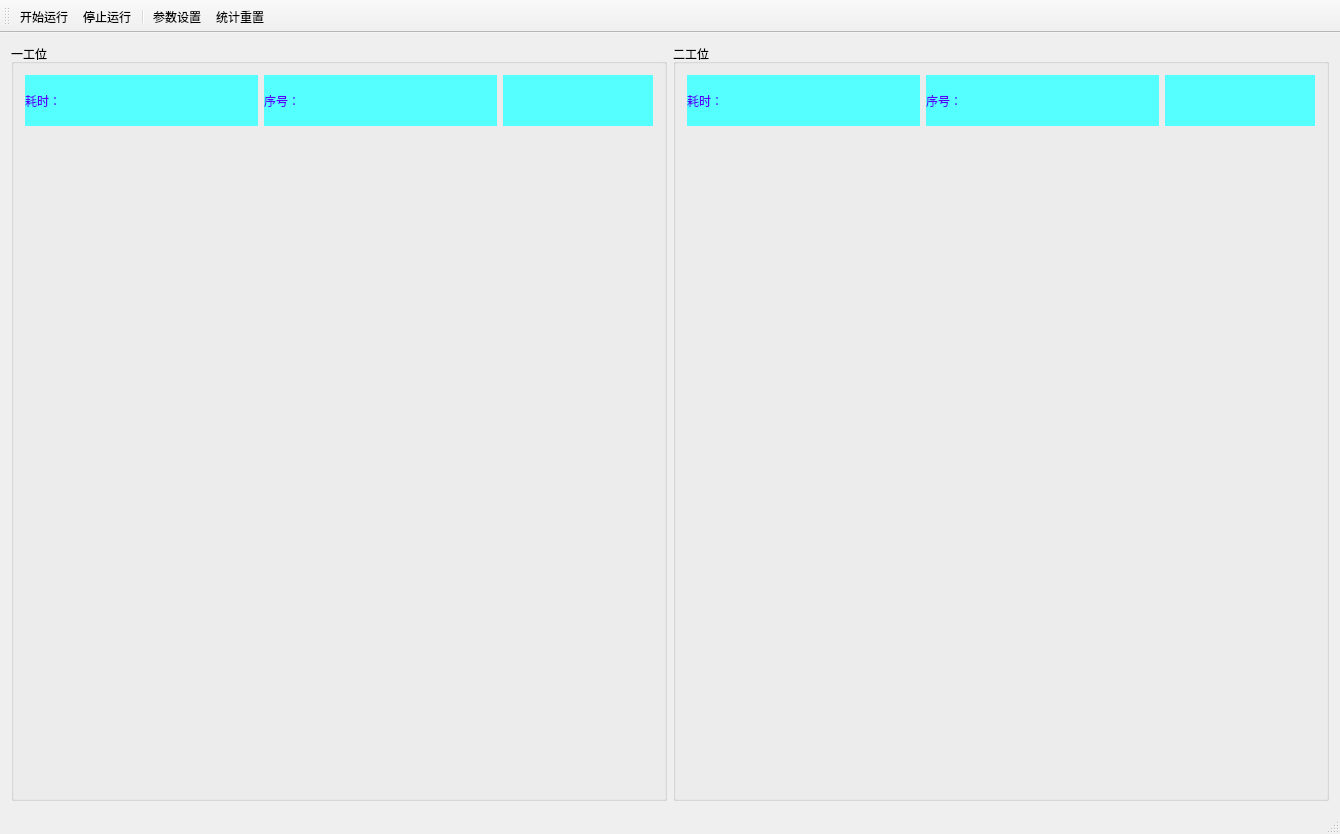
<?xml version="1.0" encoding="UTF-8"?>
<ui version="4.0">
 <class>CMainWindowClass</class>
 <widget class="QMainWindow" name="CMainWindowClass">
  <property name="geometry">
   <rect>
    <x>0</x>
    <y>0</y>
    <width>1340</width>
    <height>834</height>
   </rect>
  </property>
  <property name="windowTitle">
   <string>介子缺陷检测软件_V1.0.0</string>
  </property>
  <property name="windowIcon">
   <iconset resource="CMainWindow.qrc">
    <normaloff>:/CMainWindow/Resources/app.ico</normaloff>:/CMainWindow/Resources/app.ico</iconset>
  </property>
  <property name="styleSheet">
   <string notr="true"/>
  </property>
  <widget class="QWidget" name="centralWidget">
   <layout class="QGridLayout" name="gridLayout_3">
    <item row="0" column="0">
     <widget class="QGroupBox" name="groupBox_First">
      <property name="styleSheet">
       <string notr="true">font: 18pt &quot;微软雅黑&quot;;</string>
      </property>
      <property name="title">
       <string>一工位</string>
      </property>
      <layout class="QGridLayout" name="gridLayout">
       <item row="0" column="0">
        <widget class="QLabel" name="label_FirstTime">
         <property name="maximumSize">
          <size>
           <width>16777215</width>
           <height>51</height>
          </size>
         </property>
         <property name="styleSheet">
          <string notr="true">background-color: rgb(85, 255, 255);
color: rgb(85, 0, 255);</string>
         </property>
         <property name="text">
          <string>耗时：</string>
         </property>
        </widget>
       </item>
       <item row="0" column="1">
        <widget class="QLabel" name="label_FirstIndex">
         <property name="maximumSize">
          <size>
           <width>16777215</width>
           <height>51</height>
          </size>
         </property>
         <property name="styleSheet">
          <string notr="true">background-color: rgb(85, 255, 255);
color: rgb(85, 0, 255);</string>
         </property>
         <property name="text">
          <string>序号：</string>
         </property>
        </widget>
       </item>
       <item row="0" column="2">
        <widget class="QLabel" name="label_FirstResult">
         <property name="maximumSize">
          <size>
           <width>150</width>
           <height>51</height>
          </size>
         </property>
         <property name="styleSheet">
          <string notr="true">background-color: rgb(85, 255, 255);
color: rgb(85, 0, 255);
image: url(:/CMainWindow/Resources/OK.svg);</string>
         </property>
         <property name="text">
          <string/>
         </property>
        </widget>
       </item>
       <item row="1" column="0" colspan="3">
        <widget class="MyLabel" name="label_FirstImage">
         <property name="styleSheet">
          <string notr="true">background-image: url(:/CMainWindow/Resources/background.png);</string>
         </property>
         <property name="text">
          <string/>
         </property>
        </widget>
       </item>
      </layout>
     </widget>
    </item>
    <item row="0" column="1">
     <widget class="QGroupBox" name="groupBox_Second">
      <property name="styleSheet">
       <string notr="true">font: 18pt &quot;微软雅黑&quot;;</string>
      </property>
      <property name="title">
       <string>二工位</string>
      </property>
      <layout class="QGridLayout" name="gridLayout_2">
       <item row="0" column="0">
        <widget class="QLabel" name="label_SecondTime">
         <property name="maximumSize">
          <size>
           <width>16777215</width>
           <height>51</height>
          </size>
         </property>
         <property name="styleSheet">
          <string notr="true">background-color: rgb(85, 255, 255);
color: rgb(85, 0, 255);</string>
         </property>
         <property name="text">
          <string>耗时：</string>
         </property>
        </widget>
       </item>
       <item row="0" column="1">
        <widget class="QLabel" name="label_SecondIndex">
         <property name="maximumSize">
          <size>
           <width>16777215</width>
           <height>51</height>
          </size>
         </property>
         <property name="styleSheet">
          <string notr="true">background-color: rgb(85, 255, 255);
color: rgb(85, 0, 255);</string>
         </property>
         <property name="text">
          <string>序号：</string>
         </property>
        </widget>
       </item>
       <item row="0" column="2">
        <widget class="QLabel" name="label_SecondResult">
         <property name="maximumSize">
          <size>
           <width>150</width>
           <height>51</height>
          </size>
         </property>
         <property name="styleSheet">
          <string notr="true">background-color: rgb(85, 255, 255);
color: rgb(85, 0, 255);
image: url(:/CMainWindow/Resources/NG.svg);</string>
         </property>
         <property name="text">
          <string/>
         </property>
        </widget>
       </item>
       <item row="1" column="0" colspan="3">
        <widget class="MyLabel" name="label_SecondImage">
         <property name="styleSheet">
          <string notr="true">background-image: url(:/CMainWindow/Resources/background.png);</string>
         </property>
         <property name="text">
          <string/>
         </property>
        </widget>
       </item>
      </layout>
     </widget>
    </item>
   </layout>
  </widget>
  <widget class="QToolBar" name="mainToolBar">
   <property name="iconSize">
    <size>
     <width>50</width>
     <height>50</height>
    </size>
   </property>
   <property name="toolButtonStyle">
    <enum>Qt::ToolButtonTextUnderIcon</enum>
   </property>
   <attribute name="toolBarArea">
    <enum>TopToolBarArea</enum>
   </attribute>
   <attribute name="toolBarBreak">
    <bool>false</bool>
   </attribute>
   <addaction name="action_Start"/>
   <addaction name="action_Stop"/>
   <addaction name="separator"/>
   <addaction name="action_Setting"/>
   <addaction name="action_Reset"/>
  </widget>
  <widget class="QStatusBar" name="statusBar"/>
  <action name="action_Start">
   <property name="icon">
    <iconset resource="CMainWindow.qrc">
     <normaloff>:/CMainWindow/Resources/start.png</normaloff>:/CMainWindow/Resources/start.png</iconset>
   </property>
   <property name="text">
    <string>开始运行</string>
   </property>
  </action>
  <action name="action_Stop">
   <property name="icon">
    <iconset resource="CMainWindow.qrc">
     <normaloff>:/CMainWindow/Resources/stop.png</normaloff>:/CMainWindow/Resources/stop.png</iconset>
   </property>
   <property name="text">
    <string>停止运行</string>
   </property>
  </action>
  <action name="action_Setting">
   <property name="icon">
    <iconset resource="CMainWindow.qrc">
     <normaloff>:/CMainWindow/Resources/settings.png</normaloff>:/CMainWindow/Resources/settings.png</iconset>
   </property>
   <property name="text">
    <string>参数设置</string>
   </property>
  </action>
  <action name="action_Reset">
   <property name="icon">
    <iconset resource="CMainWindow.qrc">
     <normaloff>:/CMainWindow/Resources/reset.png</normaloff>:/CMainWindow/Resources/reset.png</iconset>
   </property>
   <property name="text">
    <string>统计重置</string>
   </property>
  </action>
 </widget>
 <layoutdefault spacing="6" margin="11"/>
 <customwidgets>
  <customwidget>
   <class>MyLabel</class>
   <extends>QLabel</extends>
   <header location="global">mylabel.h</header>
  </customwidget>
 </customwidgets>
 <resources>
  <include location="CMainWindow.qrc"/>
 </resources>
 <connections/>
</ui>
